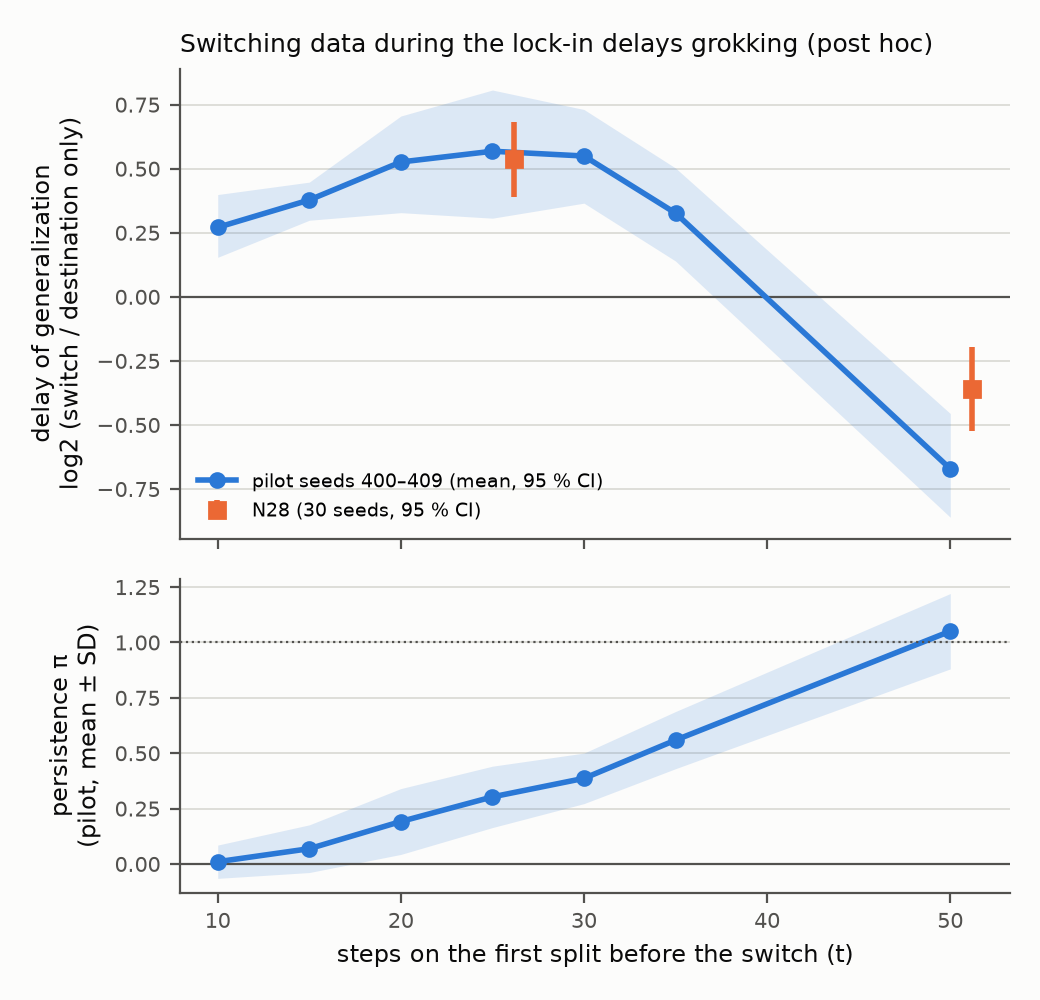

This figure's Python source:
"""Figure 6 (draft, EXPLORATION, section 4): the delay of generalization caused by a data switch at step t, next to the persistence of
the first split's frequency choice. add mod 113, pair-disjoint split pairs (omega = 0), GPU.
Top: switch cost C(t) = per-seed mean over both directions of log2 b(switch at t) - log2 b(destination split only), b = first test
accuracy >= 0.95 bounded at 2000 steps from step 0 (R6 definition). Pilot seeds 400-409 (EXP-059 + EXP-056, same splits/init; mean with
95 % bootstrap CI over seeds); N28 seeds 2200-2229 at t = 25 and 50 (same definition). All post hoc on seeds whose frequencies were seen;
the confirmation R6 is drafted, not run. Bottom: persistence index pi of the same pilot seeds (EXP-059 summary, mean +- SD), as in fig. 4.
Two panels instead of two y-axes. Output: fig6_switch_cost.png/.svg.
"""
from __future__ import annotations

import glob
import json
import math
import re
from pathlib import Path

import matplotlib

matplotlib.use("Agg")
import matplotlib.pyplot as plt  # noqa: E402
import numpy as np  # noqa: E402

HERE = Path(__file__).resolve().parent
LAB = HERE.parents[1]
PILOT, N28C, INK, MUTED, SURFACE, GRID = "#2a78d6", "#eb6834", "#0b0b0b", "#52514e", "#fcfcfb", "#d9d8d3"   # palette slots 1, 2
CAP = 2000


def boot_ci(v: np.ndarray, rng: np.random.Generator, n: int = 10000) -> tuple[float, float]:
    m = rng.choice(v, (n, len(v)), replace=True).mean(1)
    return float(np.quantile(m, 0.025)), float(np.quantile(m, 0.975))


def log_b(d: Path) -> float:
    r = json.loads((d / "result.json").read_text(encoding="utf-8"))
    assert r["status"] == "completed", d.name
    g = (r.get("events") or {}).get("generalization_step")
    return math.log2(min(g, CAP) if g is not None else CAP)


def costs(dirs: list[Path], pat: re.Pattern, ts: list[int]) -> dict[int, np.ndarray]:
    lb: dict = {}
    for root in dirs:
        for d in root.iterdir():
            m = pat.search(d.name)
            if not m or m.group(5):                         # skip optimizer-reset variants
                continue
            s, a, b, t = int(m.group(1)), m.group(2), m.group(3), m.group(4)
            if b is not None and int(t) not in ts:
                continue
            lb.setdefault(s, {})[a if b is None else (a + b, int(t))] = log_b(d)
    return {t: np.array([((v[("AB", t)] - v["B"]) + (v[("BA", t)] - v["A"])) / 2 for v in lb.values()]) for t in ts}


def main() -> None:
    ts = [10, 15, 20, 25, 30, 35, 50]
    pil = costs([LAB / "experiments/EXP-059-momentum-exposure/raw", LAB / "experiments/EXP-056-overlap-persistence/raw"],
                re.compile(r"seed(\d+)_thr1_seed\d+_w0_(A|B)(?:_to_seed\d+_w0_(A|B)_at(\d+)(_rom)?)?_devcuda$"), ts)
    n28 = costs([LAB / "confirm/n28_raw"], re.compile(r"seed(\d+)_thr1_n28_seed\d+_w0_(A|B)(?:_to_n28_seed\d+_w0_(A|B)_at(\d+)(_rom)?)?_devcuda$"),
                [25, 50])
    ref = json.loads((LAB / "confirm/speed_switch_curve_s32.json").read_text(encoding="utf-8"))["C"]
    assert all(abs(pil[t].mean() - ref[str(t)]["mean"]) < 1e-9 for t in ts), "pilot values differ from speed_switch_curve_s32.json"
    rng = np.random.default_rng(6)
    pm = np.array([pil[t].mean() for t in ts])
    pci = np.array([boot_ci(pil[t], rng) for t in ts])
    s59 = json.loads(Path(glob.glob(str(LAB / "experiments/EXP-059-*/summary.json"))[0]).read_text(encoding="utf-8"))
    tp = sorted(int(t) for t in s59["pi_normal_mean"])
    pim = np.array([s59["pi_normal_mean"][str(t)] for t in tp])
    pisd = np.array([s59["pi_normal_sd"][str(t)] for t in tp])

    fig, (ax, bx) = plt.subplots(2, 1, figsize=(5.2, 5.0), sharex=True, facecolor=SURFACE, gridspec_kw={"height_ratios": [3, 2]})
    for a in (ax, bx):
        a.set_facecolor(SURFACE)
        a.grid(axis="y", color=GRID, linewidth=0.6)
        a.set_axisbelow(True)
        for side in ("top", "right"):
            a.spines[side].set_visible(False)
        for side in ("left", "bottom"):
            a.spines[side].set_color(MUTED)
        a.tick_params(colors=MUTED, labelsize=7.5)
        a.axhline(0, color=MUTED, linewidth=0.8)
    ax.fill_between(ts, pci[:, 0], pci[:, 1], color=PILOT, alpha=0.15, linewidth=0)
    ax.plot(ts, pm, "-o", color=PILOT, linewidth=2, markersize=5, label="pilot seeds 400–409 (mean, 95 % CI)")
    for i, t in enumerate((25, 50)):
        m, (lo, hi) = float(n28[t].mean()), boot_ci(n28[t], rng)
        ax.errorbar([t + 1.2], [m], yerr=[[m - lo], [hi - m]], fmt="s", color=N28C, markersize=6, capsize=0, linewidth=2,
                    label=f"N28 ({len(n28[t])} seeds, 95 % CI)" if i == 0 else None)
    ax.set_ylabel("delay of generalization\nlog2 (switch / destination only)", fontsize=8.5, color=INK)
    ax.set_title("Switching data during the lock-in delays grokking (post hoc)", fontsize=9, color=INK, loc="left")
    ax.legend(fontsize=7, frameon=False, loc="lower left")
    bx.fill_between(tp, pim - pisd, pim + pisd, color=PILOT, alpha=0.15, linewidth=0)
    bx.plot(tp, pim, "-o", color=PILOT, linewidth=2, markersize=5)
    bx.axhline(1, color=MUTED, linewidth=0.8, linestyle=":")
    bx.set_ylabel("persistence π\n(pilot, mean ± SD)", fontsize=8.5, color=INK)
    bx.set_xlabel("steps on the first split before the switch (t)", fontsize=8.5, color=INK)
    fig.tight_layout()
    for ext in ("png", "svg"):
        fig.savefig(HERE / f"fig6_switch_cost.{ext}", dpi=200, facecolor=SURFACE)
    print("[fig6] pilot C", dict(zip(ts, pm.round(3))), "N28", {t: round(float(n28[t].mean()), 3) for t in (25, 50)}, flush=True)


if __name__ == "__main__":
    main()
